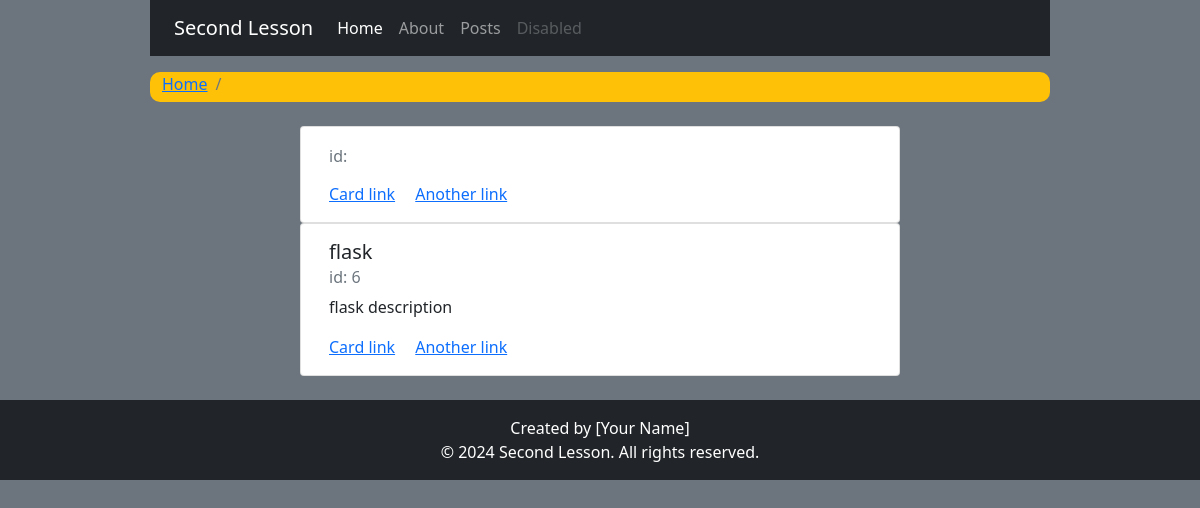
The app's page /blog/posts/6/ with its own data.
### blog/models.py (models this page shows)
class Post(models.Model):
    title = models.CharField(max_length=60)
    body = models.TextField()
    publish = models.DateTimeField(default=timezone.now)
    created = models.DateTimeField(auto_now_add=True)
    updated = models.DateTimeField(auto_now=True)
    category = models.ForeignKey('Category', on_delete=models.CASCADE, related_name='posts', null=True)
    def __str__(self):
        return self.title
    class Meta:
        ordering = ['-publish']

### blog/views.py (the view)
# urls.py: path('posts/<int:post_id>/', views.post_details, name='post_details'),
def post_details(request, post_id):
    post = get_object_or_404(Post, id=post_id)
    return render(request, 'blog/product.html', {'post': post})

### blog/templates/blog/product.html (shortened to what this page needs)
{% extends 'base.html' %}
{% block content %}
<nav aria-label="breadcrumb" class="bg-warning container w-75 mb-4" style="height: 30px; border-radius: 10px;">
    <ol class="breadcrumb">
        <li class="breadcrumb-item"><a href="{% url 'blog:home' %}">Home</a></li>
        <li class="breadcrumb-item active" aria-current="page">{{ product_name }}</li>
    </ol>
</nav>
<div class="card container w-50">
    <div class="card-body">
        <h6 class="card-subtitle mb-2 text-muted">id: {{ product_desc.id }}</h6>
        <a href="#" class="card-link">Card link</a>
        <a href="#" class="card-link">Another link</a>
    </div>
</div>
<div class="card container w-50">
    <div class="card-body">
        <h5 class="card-title">{{ post }}</h5>
        <h6 class="card-subtitle mb-2 text-muted">id: {{ post.id }}</h6>
        <p class="card-text">{{ post.body }}</p>
        <a href="#" class="card-link">Card link</a>
        <a href="#" class="card-link">Another link</a>
    </div>
</div>
{% endblock %}

### records on screen
Post: title "flask", id "6", body "flask description"
